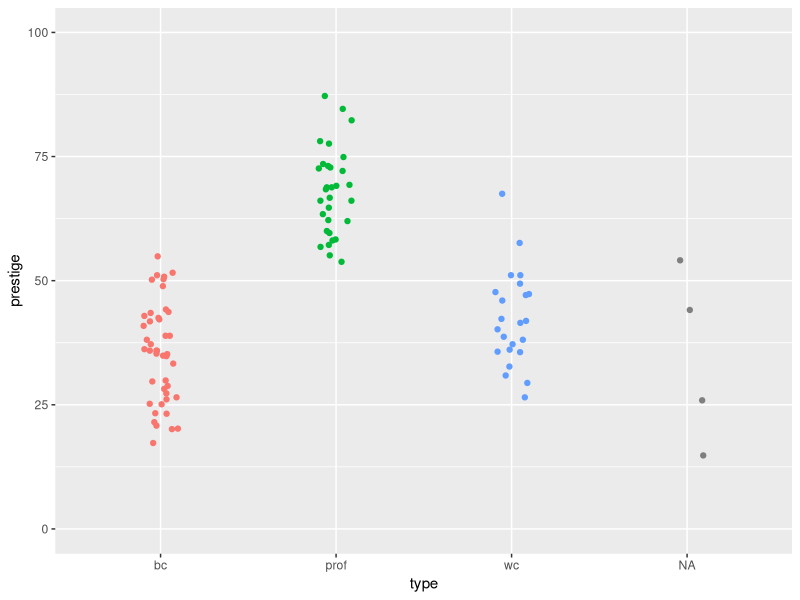
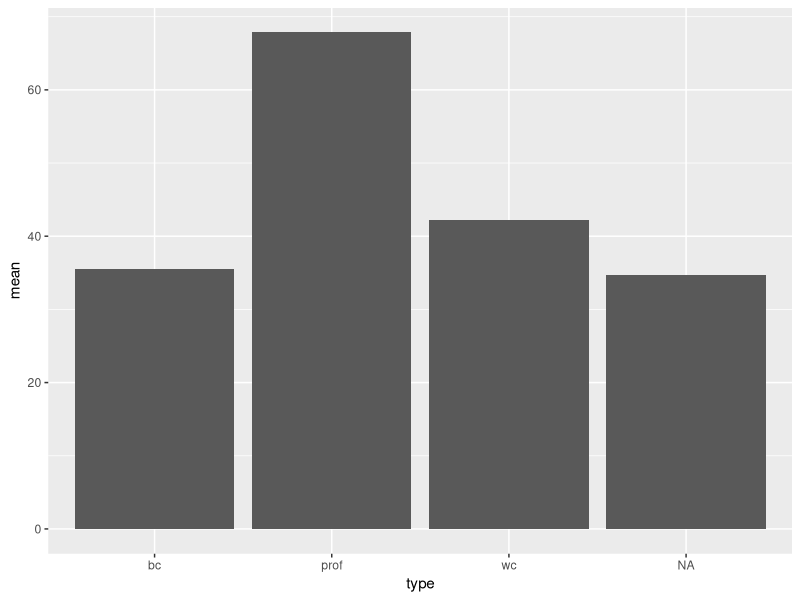
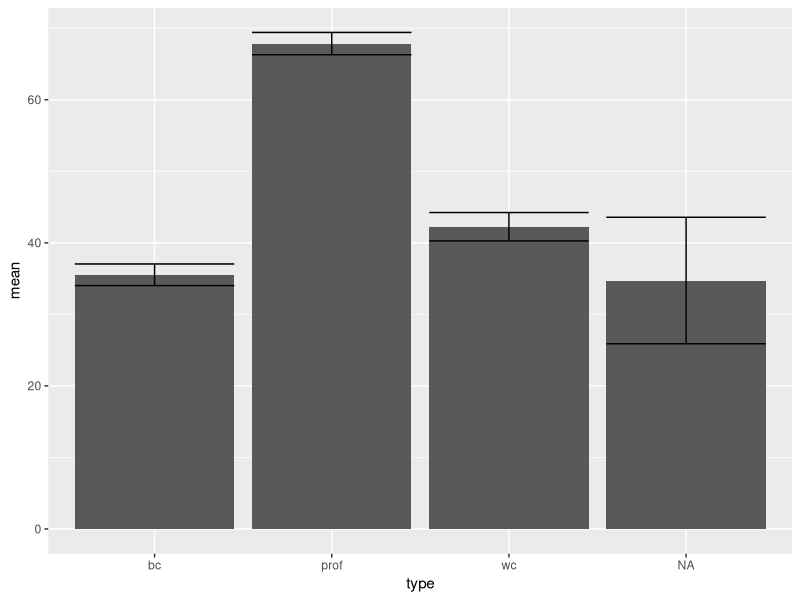
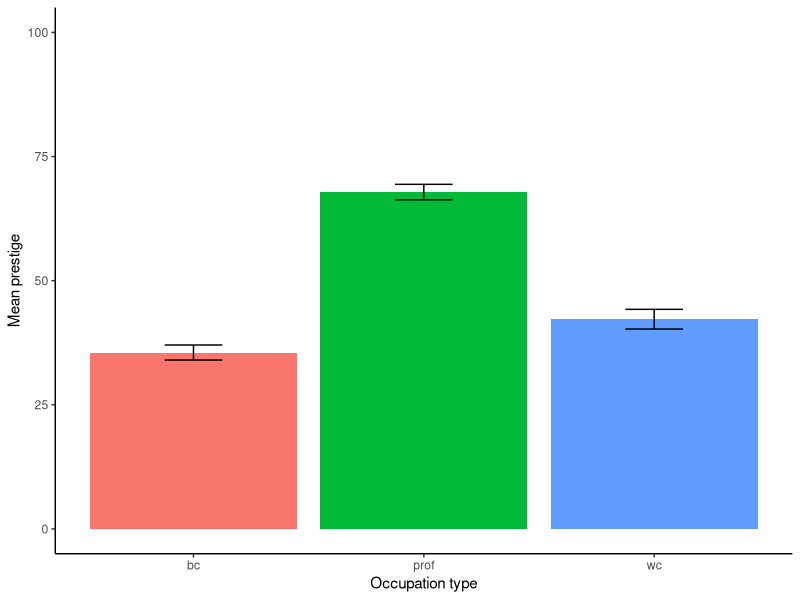
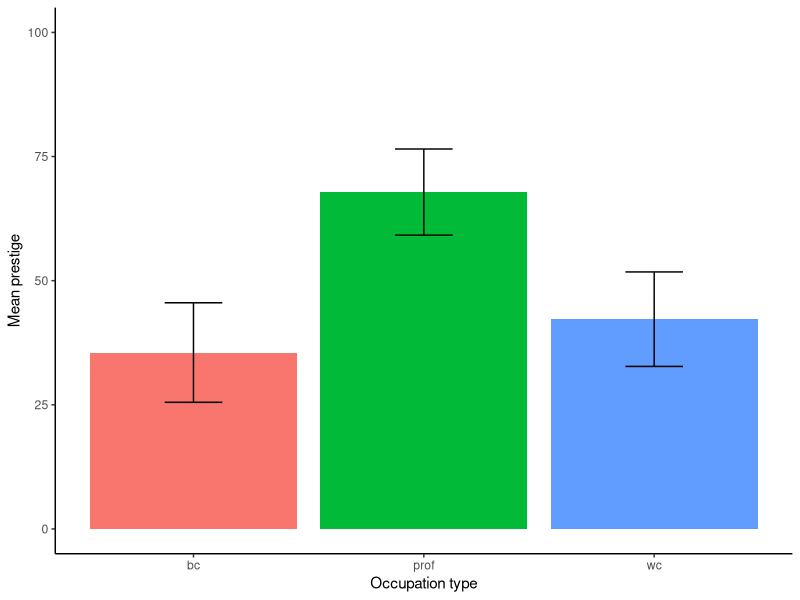
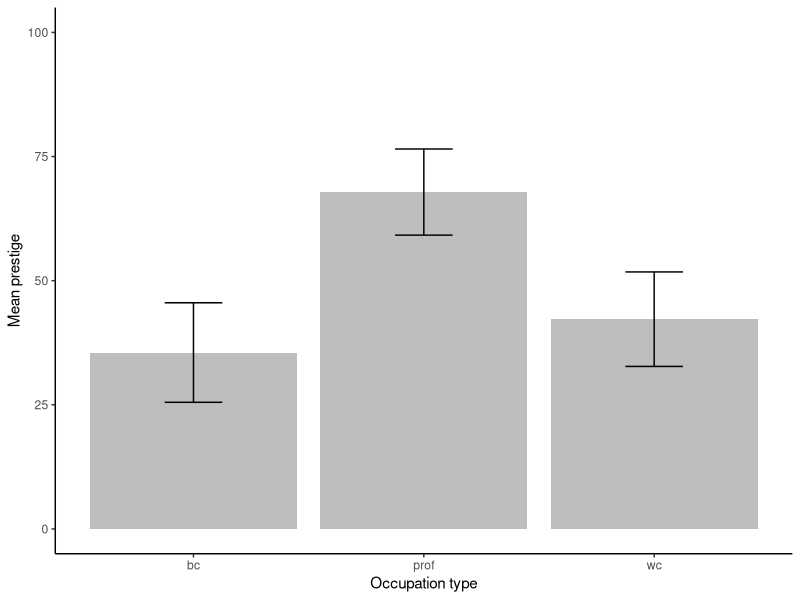
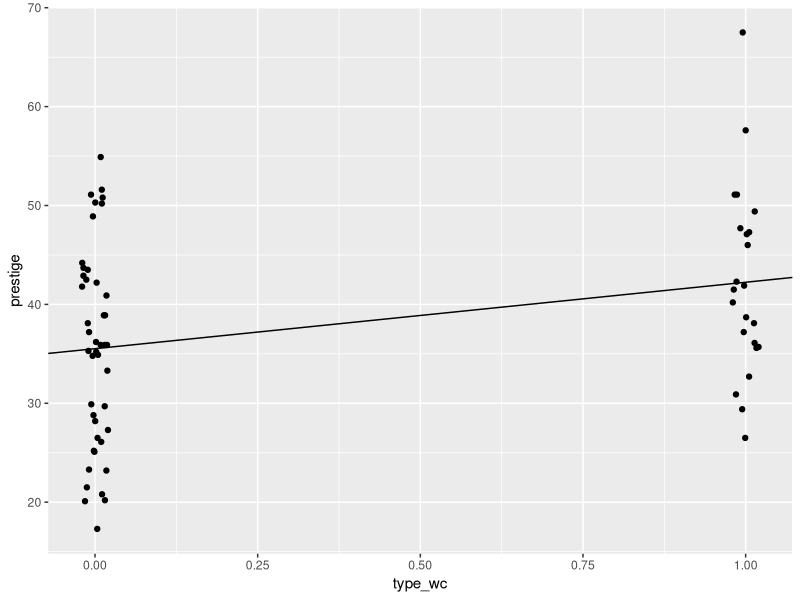
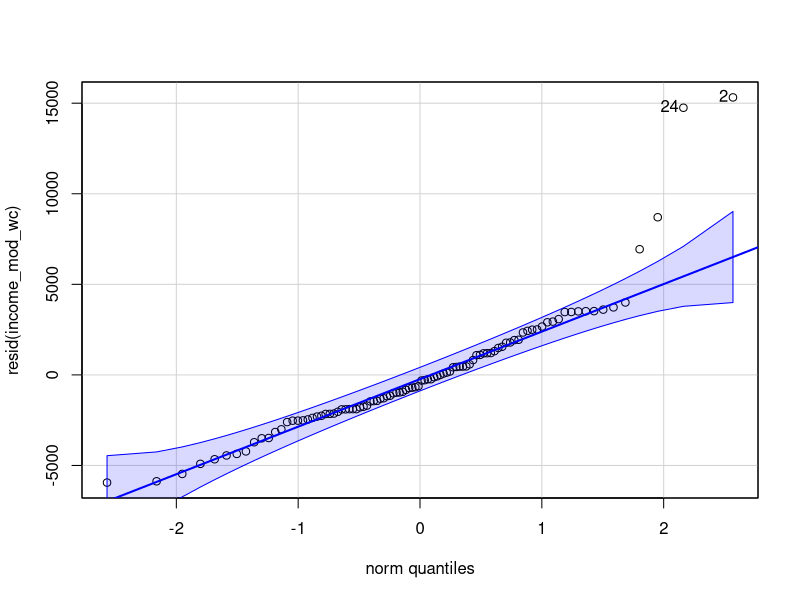

Write the R code that produced these figures, in order. (Note: this script raises an error after producing the figures.)
## ---- chunk 1
library(car)
library(tidyverse)
## ---- chunk 2
dat <- read.csv("prestige.csv")
## ---- chunk 3
dat$type <- factor(dat$type)
## ---- chunk 4
is.factor(dat$type)
## ---- chunk 5
is.factor(dat$prestige)
## ---- chunk 6
is.numeric(dat$prestige)
## ---- chunk 7
class(dat$type)
## ---- chunk 8
levels(dat$type)
## ---- chunk 9
levels(dat$prestige)
## ---- chunk 10
set.seed(100) # Optional
dat %>%
  ggplot(aes(type, prestige, colour = type)) +
  geom_jitter(height = 0,
              width = .1,
              show.legend = FALSE) +
  ylim(0,100)
## ---- chunk 11
dat %>%
  filter(is.na(type))
## ---- chunk 12
sqrt(4)
## ---- chunk 13
dat_means <- dat %>%
  group_by(type) %>%
  summarise(mean = mean(prestige),
            SD   = sd(prestige),
            SE   = SD/sqrt(n()),
            n    = n())
dat_means
## ---- chunk 14
dat_means %>%
  ggplot(aes(type, mean)) +
  geom_bar(stat = "identity")
## ---- chunk 15
dat_means %>%
  ggplot(aes(type, mean)) +
  geom_bar(stat = "identity") +
  geom_errorbar(aes(ymin = mean - SE,
                    ymax = mean + SE))
## ---- chunk 16
dat_means %>%
  filter(!is.na(type)) %>%
  ggplot(aes(type, mean, fill = type)) +
  geom_bar(stat = "identity", show.legend = F) +
  geom_errorbar(aes(ymin = mean - SE,
                    ymax = mean + SE), width = 1/4) +
  xlab("Occupation type") +
  ylab("Mean prestige") +
  ylim(0, 100) +
  theme_classic() 
## ---- chunk 17
dat_means %>%
  filter(!is.na(type)) %>%
  ggplot(aes(type, mean, fill = type)) +
  geom_bar(stat = "identity", show.legend = F) +
  geom_errorbar(aes(ymin = mean - SD,
                    ymax = mean + SD), width = 1/4) +
  xlab("Occupation type") +
  ylab("Mean prestige") +
  ylim(0, 100) + 
  theme_classic() 
## ---- chunk 18
dat_means %>%
  filter(!is.na(type)) %>%
  ggplot(aes(type, mean)) +
  geom_bar(stat = "identity", fill = "grey") +
  geom_errorbar(aes(ymin = mean - SD,
                    ymax = mean + SD), width = 1/4) +
  xlab("Occupation type") +
  ylab("Mean prestige") +
  ylim(0,100) +
  theme_classic() 
## ---- chunk 19
dat_no_NAs <- dat %>%
  select(occ, prestige, type) %>%
  na.omit()
## ---- chunk 20
intercept_only <- lm(prestige ~ 1, data = dat_no_NAs)
type_mod       <- lm(prestige ~ type, data = dat_no_NAs)
                             # (the 1 is implicit)

anova(intercept_only, type_mod)
## ---- chunk 21
type_mod <- lm(prestige ~ type, data = dat_no_NAs)
Anova(type_mod)
## ---- chunk 22
just_two <- dat %>%
  filter(type %in% c("bc","wc")) %>%
  select(occ, prestige, type)
## ---- chunk 23
just_two %>%
  group_by(type) %>%
  summarise(mean_prestige = mean(prestige))
## ---- chunk 24
easier <- lm(prestige ~ type, data = just_two)
summary(easier)
## ---- chunk 25
just_two$type_wc <- as.numeric(just_two$type == "wc")
## ---- chunk 26
just_two
## ---- chunk 27
the_binary <- lm(prestige ~ type_wc, data = just_two)
summary(the_binary)
## ---- chunk 28
set.seed(45)
just_two %>%
  ggplot(aes(type_wc,prestige)) +
  geom_jitter(width = .02, height = 0) +
  geom_abline(intercept = coef(the_binary)[1],
              slope     = coef(the_binary)[2])
## ---- chunk 29
t.test(prestige ~ type, data = just_two, var.equal = TRUE)
## ---- chunk 30
lm(prestige ~ type, data = dat_no_NAs) %>%
  summary()
## ---- chunk 31
dat_no_NAs$type_prof <- as.numeric(dat_no_NAs$type == "prof")
dat_no_NAs$type_wc   <- as.numeric(dat_no_NAs$type == "wc")
## ---- chunk 32
dat_no_NAs
## ---- chunk 33
lm(prestige ~ type_prof + type_wc, data = dat_no_NAs) %>%
  summary()
## ---- chunk 34
lm(prestige ~ type, data = dat_no_NAs) %>%
  summary()
## ---- chunk 35
lm(prestige ~ relevel(type, "prof"), data = dat_no_NAs) %>%
  summary()
## ---- chunk 36
dat_no_NAs$type_vs_prof <- relevel(dat_no_NAs$type, "prof")
myMod <- lm(prestige ~ type_vs_prof, data = dat_no_NAs)
summary(myMod)
## ---- chunk 37
levels(dat_no_NAs$type_vs_prof)
## ---- chunk 38
das_Model <- lm(prestige ~ type, data = dat_no_NAs)
## ---- chunk 39
library(emmeans)
## ---- chunk 40
emmeans(das_Model, pairwise ~ type)
## ---- chunk 41
more_data <- dat %>%
  select(occ, prestige, type, income) %>%
  na.omit()
type_and_income <- lm(prestige ~ I(income/1000) + type, data = more_data)
summary(type_and_income)
## ---- chunk 42
emmeans(type_and_income, pairwise ~ type)
## ---- chunk 43
more_data <- dat %>%
  select(occ, prestige, type, income) %>%
  na.omit()
## ---- chunk 44
my_model <- lm(prestige ~ I(income/1000) + type, data = more_data)
## ---- chunk 45
Anova(my_model)
## ---- chunk 46
summary(my_model)
## ---- chunk 47
emmeans(my_model, pairwise ~ type)
## ---- chunk 48
income_mod <- lm(income ~ type, data = dat)
Anova(income_mod)
## ---- chunk 49
dat %>%
  group_by(type) %>%
  summarise(mean_income = mean(income))
## ---- chunk 50
summary(income_mod)
## ---- chunk 51
income_mod_wc <- lm(income ~ relevel(type, "wc"), data = dat)
summary(income_mod_wc)
## ---- chunk 52
qqPlot(resid(income_mod_wc))
## ---- chunk 53
hist(resid(income_mod_wc))
## ---- chunk 54
dat$log_income <- log(dat$income)
log_income_mod <- lm(log_income ~ type, data = dat)
## ---- chunk 55
qqPlot(resid(log_income_mod))
## ---- chunk 56
emmeans(log_income_mod, pairwise ~ type)
## ---- chunk 57
dat_for_int <- dat %>%
  select(occ, prestige, type, income) %>%
  na.omit()
## ---- chunk 58
dat$income_1000s <- dat$income/1000
main_effect_mod <- lm(prestige ~ income_1000s + type, data = dat)
summary(main_effect_mod)
## ---- chunk 59
Anova(main_effect_mod)
## ---- chunk 60
interaction_mod <- lm(prestige ~ income_1000s + type +
                        income_1000s:type,
                      data = dat)
anova(main_effect_mod, interaction_mod)
## ---- chunk 61
Anova(interaction_mod)
## ---- chunk 62
library(ggeffects)
ggpredict(interaction_mod, terms = c("income_1000s", "type")) %>%
  plot(add.data = TRUE, ci = FALSE)
## ---- chunk 63
library(ggeffects)
ggpredict(main_effect_mod, terms = c("income_1000s", "type")) %>%
  plot(add.data = TRUE, ci = FALSE)
